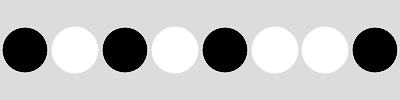
Frame 1 (no input)
Frame 60 (no input): identical to frame 1, image omitted
Frame 120 (the mouse pressed at the canvas centre since frame 60): identical to frame 1, image omitted

The p5.js sketch that drew this single still picture (run headless with seeded random() and noise() and a simulated clock; from frame 60 on, the mouse is pressed at the canvas centre):

// p5.js sketch
// ── sketch.js
let num = "10101001";

let byte = [];
let decimalP;

function mousePressed() {
  for (let i = 0; i < byte.length; i++) {
    byte[i].toggle(mouseX, mouseY);
  }
}

function setup() {
	createCanvas(400, 100);
    binaryToDecimal(num);
    decimalP = createDiv('');
  
    let w = width / 8;
    for (let i = 0; i < 8; i++) {
      let bit = new Bit(w/2 + i * w, 50, w-4);
      byte[i] = bit;
      byte[i].setState(num.charAt(i));
    }
}

function draw() {
	background(220);
  
    num = '';
    for (let i = 0; i < 8; i++) {
      byte[i].show();
      num += byte[i].state ? '1' : '0';
    }
  
  decimalP.html(binaryToDecimal(num));
}

function binaryToDecimal(val) {
  let sum = 0;
  for (let i = 0; i < val.length; i++) {
    let bit = val.charAt(val.length - i - 1);
    sum += parseInt(bit) * pow(2, i);
  }
  return sum;
}
// ── bit.js
class Bit {
  constructor(x, y, d) {
    this.x = x;
    this.y = y;
    this.diameter = d;
    this.state = 0;
  }
  
  setState(state) {
    this.state = parseInt(state);
  }
  
  toggle(x, y) {
    let d = dist(x, y, this.x, this.y);
    if (d < this.diameter / 2) {
      this.state = 1 - this.state;
    }
  }
  
  show() {
    stroke(255); //outline white
    fill(255 - 255 * this.state); //white is off, black is on
    ellipse(this.x, this.y, this.diameter);
  }
}
